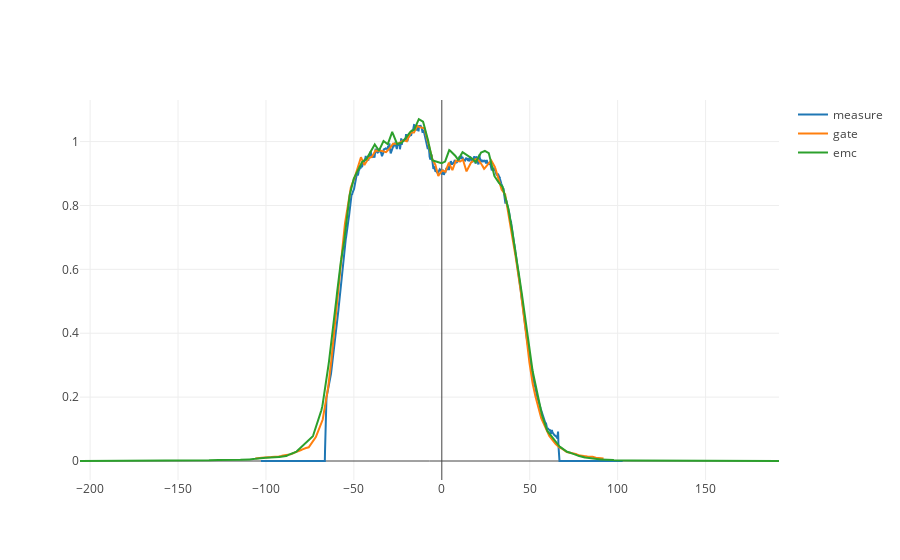

The cell this chart's notebook holds for it:
### Code cell
trace0 = go.Scatter(
    x = refX2,
    y = refY2,
    name='measure',
)

trace1 = go.Scatter(
    x = gateX2,
    y = gateY2,
    name='gate',
)

trace2 = go.Scatter(
    x = emcX2,
    y = emcY2,
    name='emc'
    
)
data = [trace0, trace1, trace2]
fig1= go.Figure(data=data)
py.iplot(fig1)

### Figure 1 — Plotly figure (JSON) as saved in the notebook; plotly's stock layout.template omitted (floating-point values rounded to 4 significant figures; data arrays with more than 128 entries replaced by an {"elided": "..."} marker saying what was removed)
{"data": [{"name": "measure", "type": "scatter", "x": {"elided": "2000 float values"}, "y": {"elided": "2000 float values"}}, {"name": "gate", "type": "scatter", "x": {"elided": "2000 float values"}, "y": {"elided": "2000 float values"}}, {"name": "emc", "type": "scatter", "x": {"elided": "2000 float values"}, "y": {"elided": "2000 float values"}}], "layout": {}}
